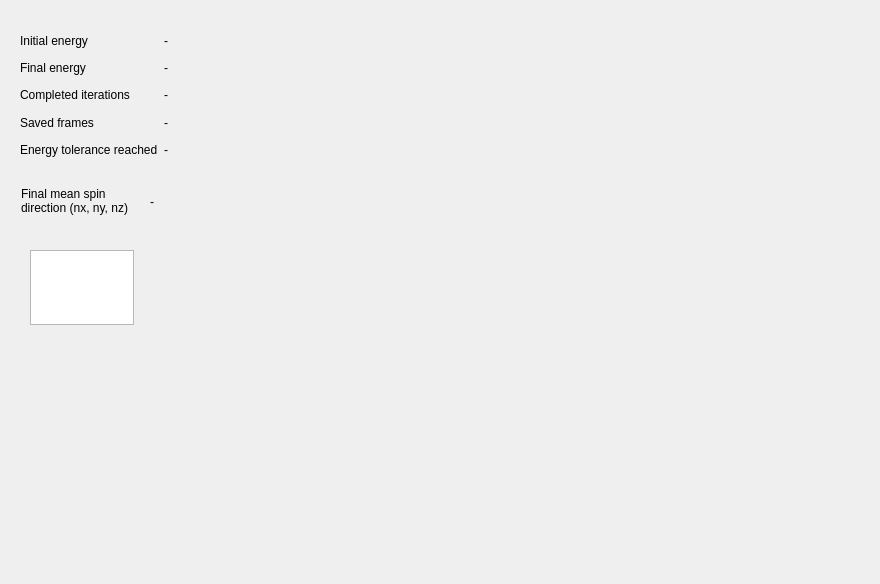
<?xml version="1.0" encoding="UTF-8"?>
<ui version="4.0">
 <class>SystemResultsDialog</class>
 <widget class="QDialog" name="SystemResultsDialog">
  <property name="geometry">
   <rect>
    <x>0</x>
    <y>0</y>
    <width>880</width>
    <height>584</height>
   </rect>
  </property>
  <property name="windowTitle">
   <string>System Results</string>
  </property>
  <widget class="QWidget" name="layoutWidget">
   <property name="geometry">
    <rect>
     <x>20</x>
     <y>30</y>
     <width>251</width>
     <height>130</height>
    </rect>
   </property>
   <layout class="QGridLayout" name="gridLayout">
    <item row="0" column="0">
     <widget class="QLabel" name="label">
      <property name="text">
       <string>Initial energy</string>
      </property>
     </widget>
    </item>
    <item row="0" column="1">
     <widget class="QLabel" name="initialEnergyValueLabel">
      <property name="text">
       <string>-</string>
      </property>
     </widget>
    </item>
    <item row="1" column="0">
     <widget class="QLabel" name="label_2">
      <property name="text">
       <string>Final energy</string>
      </property>
     </widget>
    </item>
    <item row="1" column="1">
     <widget class="QLabel" name="finalEnergyValueLabel">
      <property name="text">
       <string>-</string>
      </property>
     </widget>
    </item>
    <item row="2" column="0">
     <widget class="QLabel" name="label_3">
      <property name="text">
       <string>Completed iterations</string>
      </property>
     </widget>
    </item>
    <item row="2" column="1">
     <widget class="QLabel" name="completedIterationsValueLabel">
      <property name="text">
       <string>-</string>
      </property>
     </widget>
    </item>
    <item row="3" column="0">
     <widget class="QLabel" name="label_4">
      <property name="text">
       <string>Saved frames</string>
      </property>
     </widget>
    </item>
    <item row="3" column="1">
     <widget class="QLabel" name="savedFramesValueLabel">
      <property name="text">
       <string>-</string>
      </property>
     </widget>
    </item>
    <item row="4" column="0">
     <widget class="QLabel" name="label_5">
      <property name="text">
       <string>Energy tolerance reached</string>
      </property>
     </widget>
    </item>
    <item row="4" column="1">
     <widget class="QLabel" name="convergenceValueLabel">
      <property name="text">
       <string>-</string>
      </property>
     </widget>
    </item>
   </layout>
  </widget>
  <widget class="QWidget" name="layoutWidget">
   <property name="geometry">
    <rect>
     <x>21</x>
     <y>161</y>
     <width>251</width>
     <height>81</height>
    </rect>
   </property>
   <layout class="QGridLayout" name="gridLayout_2">
    <item row="0" column="0">
     <widget class="QLabel" name="label_6">
      <property name="text">
       <string>Final mean spin direction (nx, ny, nz)</string>
      </property>
      <property name="textFormat">
       <enum>Qt::TextFormat::RichText</enum>
      </property>
      <property name="wordWrap">
       <bool>true</bool>
      </property>
     </widget>
    </item>
    <item row="0" column="1">
     <widget class="QLabel" name="finalSpinDirectionValueLabel">
      <property name="text">
       <string>-</string>
      </property>
     </widget>
    </item>
   </layout>
  </widget>
  <widget class="QPlainTextEdit" name="exchangeIntegralPlainTextEdit">
   <property name="geometry">
    <rect>
     <x>30</x>
     <y>250</y>
     <width>104</width>
     <height>75</height>
    </rect>
   </property>
   <property name="lineWrapMode">
    <enum>QPlainTextEdit::LineWrapMode::NoWrap</enum>
   </property>
   <property name="readOnly">
    <bool>true</bool>
   </property>
  </widget>
 </widget>
 <resources/>
 <connections/>
</ui>
